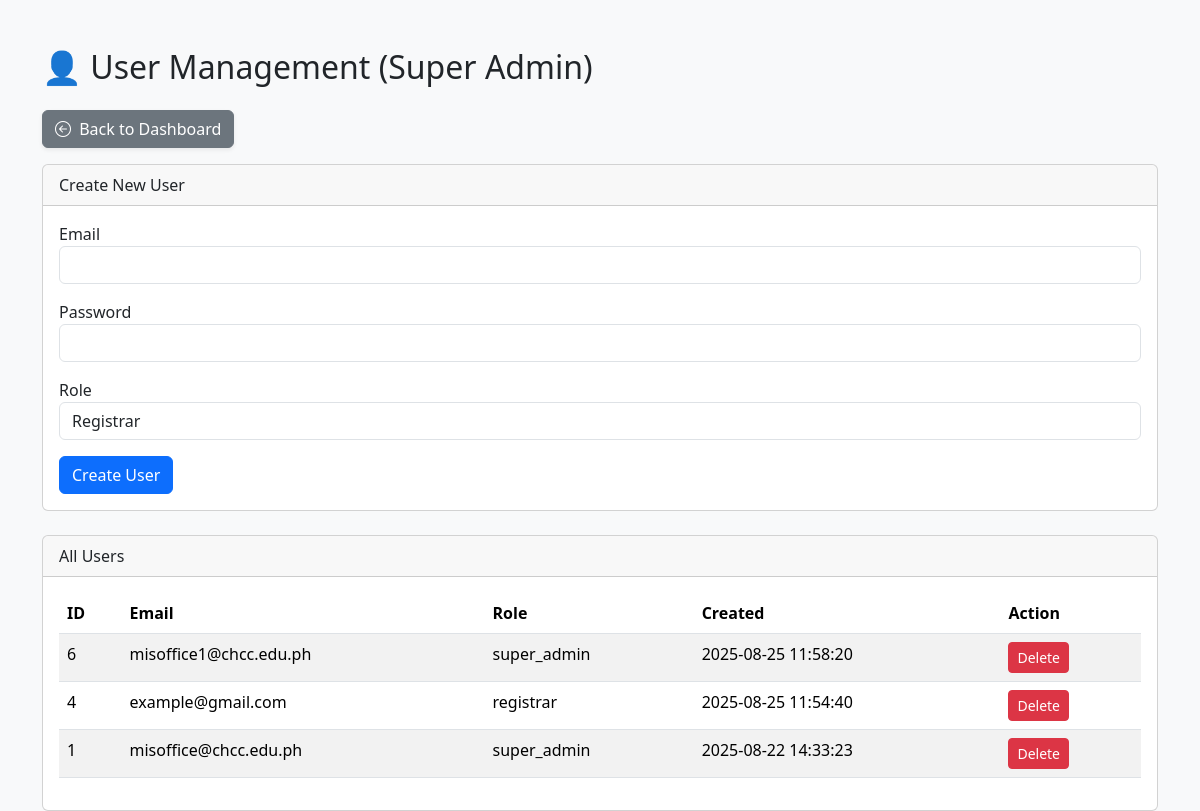
The page /manage_users.php on the database its author committed.
### tables this page shows
CREATE TABLE `users` (
  `id` int NOT NULL,
  `email` varchar(100) NOT NULL,
  `password` varchar(255) NOT NULL,
  `role` enum('super_admin','registrar') NOT NULL DEFAULT 'registrar',
  `created_at` timestamp NULL DEFAULT CURRENT_TIMESTAMP,
  `must_change_password` tinyint(1) DEFAULT '1'
);

### manage_users.php (the view, shortened to what this page needs)
<?php
$host = "localhost";
$user = "root";
$pass = "";
$db   = "db_registrar";
$conn = new mysqli($host, $user, $pass, $db);
$conn->set_charset('utf8mb4');
$result = $conn->query("SELECT * FROM users ORDER BY created_at DESC");
?>
<!DOCTYPE html>
<html lang="en">
<head>
    <link href="https://cdn.jsdelivr.net/npm/bootstrap@5.3.3/dist/css/bootstrap.min.css" rel="stylesheet">
<link rel="stylesheet" href="https://cdn.jsdelivr.net/npm/bootstrap-icons@1.11.0/font/bootstrap-icons.css">
</head>
<body class="bg-light">
<div class="container mt-5">
    <h2 class="mb-4">👤 User Management (Super Admin)</h2>
    <div class="mb-3">
        <a href="super_admin_dashboard.php" class="btn btn-secondary shadow-sm">
            <i class="bi bi-arrow-left-circle me-1"></i> Back to Dashboard
        </a>
    </div>
    <div class="card mb-4">
        <div class="card-header">Create New User</div>
        <div class="card-body">
            <form method="POST">
                <div class="mb-3">
                    <label>Email</label>
                    <input type="email" name="email" required class="form-control">
                </div>
                <div class="mb-3">
                    <label>Password</label>
                    <input type="password" name="password" required class="form-control">
                </div>
                <div class="mb-3">
                    <label>Role</label>
                    <select name="role" class="form-control" required>
                        <option value="registrar">Registrar</option>
                    </select>
                </div>
                <button type="submit" name="create_user" class="btn btn-primary">Create User</button>
            </form>
        </div>
    </div>
    <div class="card">
        <div class="card-header">All Users</div>
        <div class="card-body">
            <table class="table table-striped">
                <thead>
                    <tr>
                        <th>ID</th><th>Email</th><th>Role</th><th>Created</th><th>Action</th>
                    </tr>
                </thead>
                <tbody>
                    <?php while ($row = $result->fetch_assoc()): ?>
                        <tr>
                            <td><?= $row['id'] ?></td>
                            <td><?= htmlspecialchars($row['email']) ?></td>
                            <td><?= $row['role'] ?></td>
                            <td><?= $row['created_at'] ?></td>
                            <td>
                                <a href="?delete=<?= $row['id'] ?>" class="btn btn-danger btn-sm"
                                   onclick="return confirm('Delete this user?')">Delete</a>
                            </td>
                        </tr>
                    <?php endwhile; ?>
                </tbody>
            </table>
        </div>
    </div>
</div>
</body>
</html>

### rows shown on the page
users: id "6", email "misoffice1@chcc.edu.ph", role "super_admin", created_at "2025-08-25 11:58:20"
users: id "4", email "example@gmail.com", role "registrar", created_at "2025-08-25 11:54:40"
users: id "1", email "misoffice@chcc.edu.ph", role "super_admin", created_at "2025-08-22 14:33:23"
